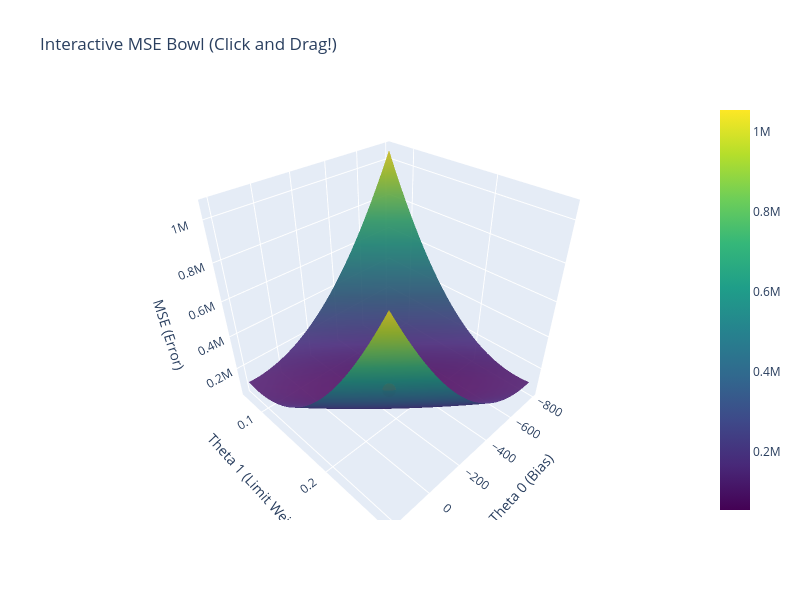

The notebook cell saved with this chart:
### Markdown cell above
**Javob7** Ellips shaklida. Dumaloq emas. Ha, eng kichik nuqtamiz qizil nuqta to'g'ri joylashgan. NE bn topilgan. Feature masshtabi o'zgaraverishi sababi o'zgaruvchilar sensitiv ekanligi misol Limit qiymatlari, katta raqamlarda o'lchanadi va bu weight bilan ko'paytirilganda katta o'zgarish olib keladi.

### Code cell
import plotly.graph_objects as go

# Create the interactive 3D surface
fig = go.Figure(data=[go.Surface(
    z=MSE_grid, 
    x=T0, 
    y=T1, 
    colorscale='Viridis',
    opacity=0.9
)])

# Add the red dot for the perfect Normal Equation point
fig.add_trace(go.Scatter3d(
    x=[opt_theta0], 
    y=[opt_theta1], 
    z=[np.min(MSE_grid)], 
    mode='markers',
    marker=dict(size=8, color='red'),
    name='Normal Equation (Minimum)'
))

# Label the axes
fig.update_layout(
    title='Interactive MSE Bowl (Click and Drag!)',
    scene=dict(
        xaxis_title='Theta 0 (Bias)',
        yaxis_title='Theta 1 (Limit Weight)',
        zaxis_title='MSE (Error)'
    ),
    width=800,
    height=600
)

fig.show()

### Figure 1 — Plotly figure (JSON) as saved in the notebook; plotly's stock layout.template omitted (floating-point values rounded to 4 significant figures; data arrays with more than 128 entries replaced by an {"elided": "..."} marker saying what was removed)
{"data": [{"colorscale": [[0, "#440154"], [0.1111, "#482878"], [0.2222, "#3e4989"], [0.3333, "#31688e"], [0.4444, "#26828e"], [0.5556, "#1f9e89"], [0.6667, "#35b779"], [0.7778, "#6ece58"], [0.8889, "#b5de2b"], [1, "#fde725"]], "opacity": 0.9, "type": "surface", "x": {"elided": "100x100 float values"}, "y": {"elided": "100x100 float values"}, "z": {"elided": "100x100 float values"}}, {"marker": {"color": "red", "size": 8}, "mode": "markers", "name": "Normal Equation (Minimum)", "type": "scatter3d", "x": [-292.8], "y": [0.1716], "z": [54290.0]}], "layout": {"height": 600, "scene": {"xaxis": {"title": {"text": "Theta 0 (Bias)"}}, "yaxis": {"title": {"text": "Theta 1 (Limit Weight)"}}, "zaxis": {"title": {"text": "MSE (Error)"}}}, "title": {"text": "Interactive MSE Bowl (Click and Drag!)"}, "width": 800}}
